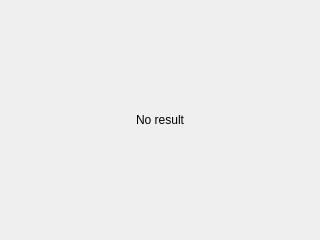
<?xml version="1.0" encoding="UTF-8"?>
<ui version="4.0">
 <class>ScalarResult</class>
 <widget class="QWidget" name="ScalarResult">
  <property name="geometry">
   <rect>
    <x>0</x>
    <y>0</y>
    <width>320</width>
    <height>240</height>
   </rect>
  </property>
  <property name="windowTitle">
   <string>Form</string>
  </property>
  <layout class="QHBoxLayout" name="horizontalLayout">
   <property name="margin">
    <number>0</number>
   </property>
   <item>
    <widget class="QLabel" name="textView">
     <property name="text">
      <string>No result</string>
     </property>
     <property name="alignment">
      <set>Qt::AlignCenter</set>
     </property>
    </widget>
   </item>
  </layout>
 </widget>
 <resources/>
 <connections/>
</ui>
